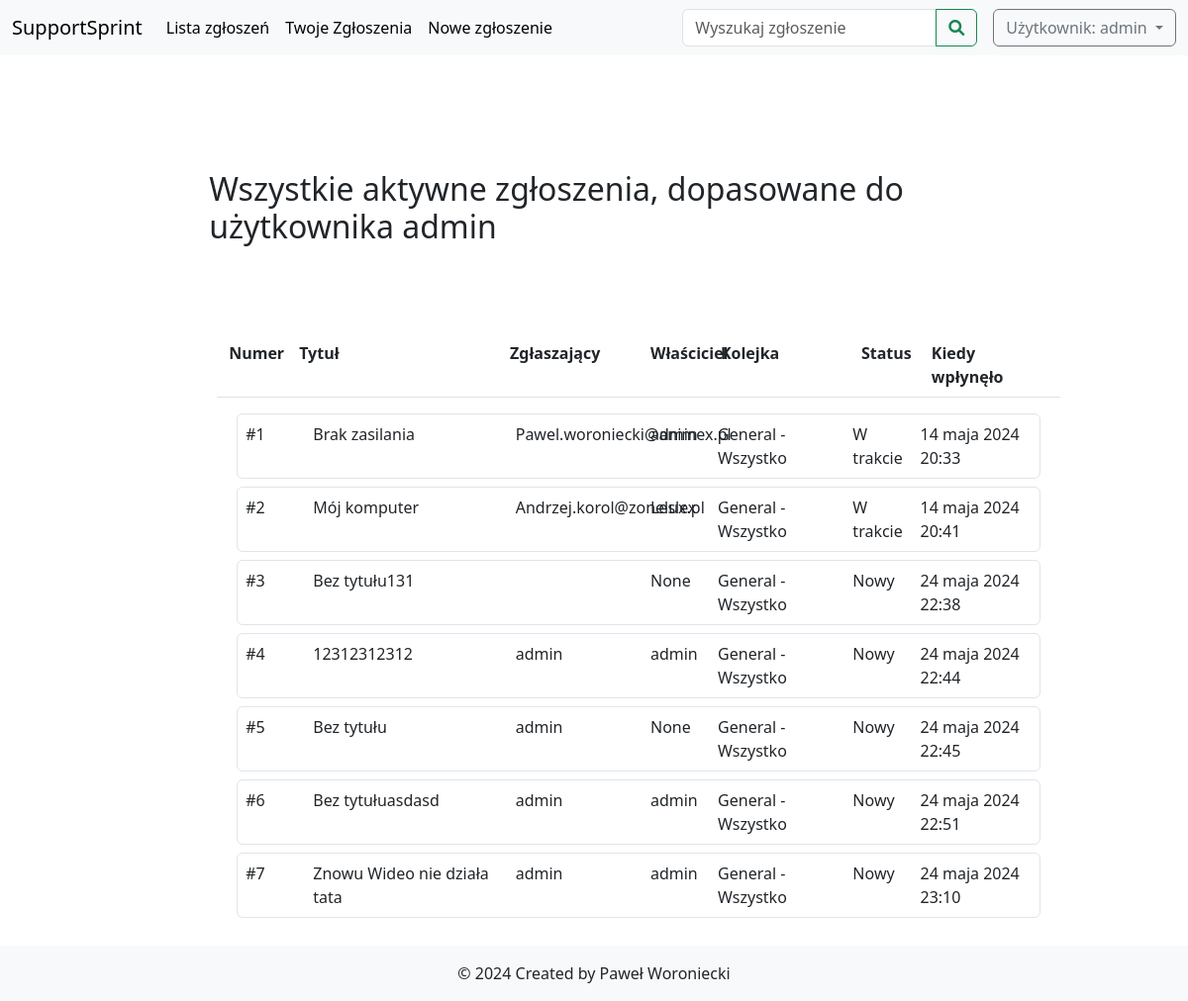
/tickets/ (signed in), run on an earlier commit of the app's database.
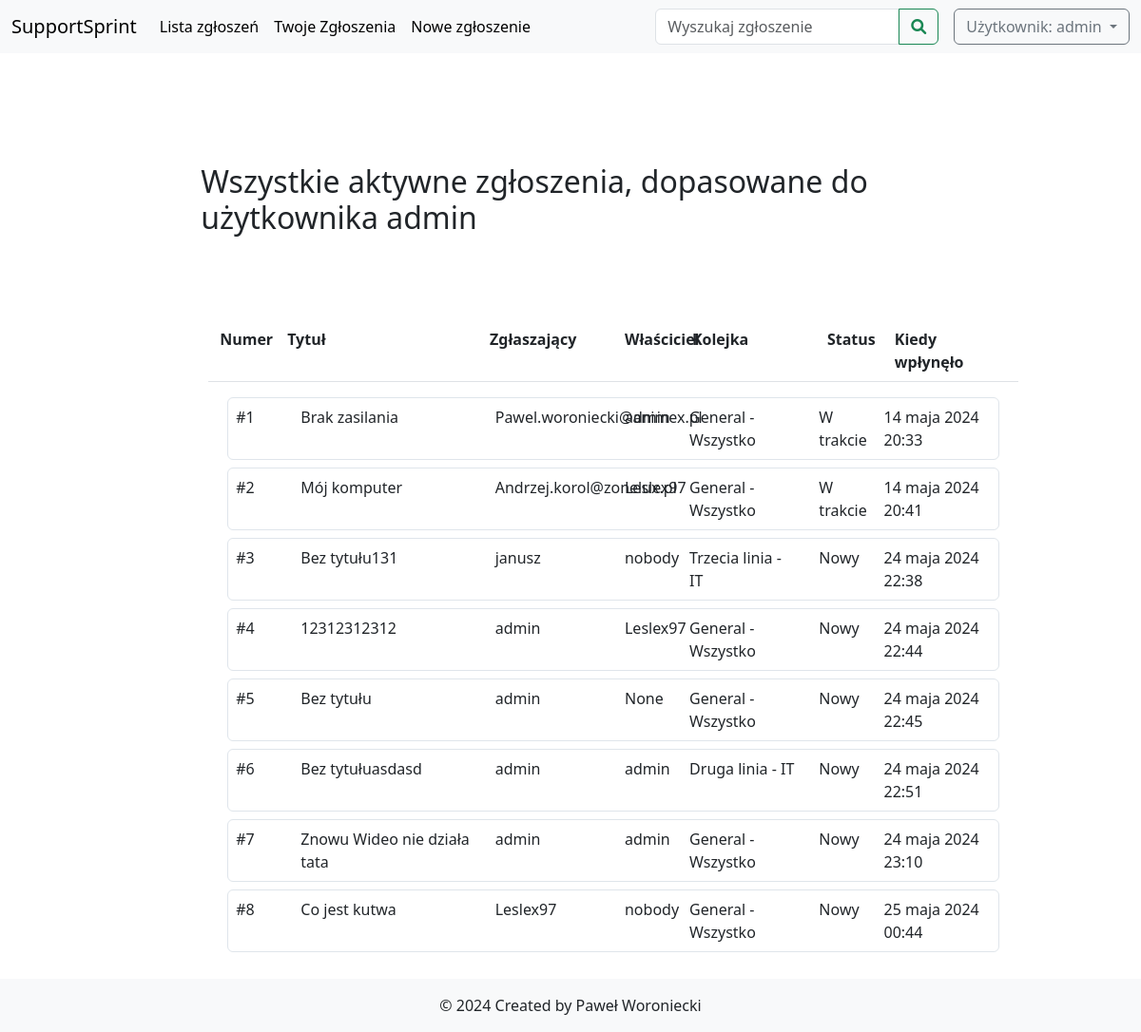
And on a later commit of the database.
### deskhelp/models.py (models this page shows, shortened)
class Ticket(models.Model):
    class Status(models.TextChoices):
        NOWY = 'Nowy', _('Nowy')
        W_TRAKCIE = 'W trakcie', _('W trakcie')
        ZAKONCZONY = 'Zakończony', _('Zakończony')
        ZAMKNIETY = 'Zamknięty', _('Zamknięty')
        ODRZUCONY = 'Odrzucony', _('Odrzucony')
        ZAMROZONY = 'Zamrożony', _('Zamrożony')
        NIEAKTYWNY = 'Nieaktywny', _('Nieaktywny')
    title = models.TextField(
        default='Bez tytułu',
        verbose_name='Tytuł zgłoszenia',
        null=False
    )
    reporter = models.CharField(
        max_length=50,
        verbose_name='Zgłaszający'
    )
    content = models.TextField(
        verbose_name='Treść',
        max_length=10000,
        null=False
    )
    owner = models.ForeignKey(
        User,
        blank=True,
        null=True,
        on_delete=models.CASCADE
    )
    status = models.CharField(
        max_length=20,
        choices=Status.choices,
        default=Status.NOWY
    )
    queue = models.ForeignKey(Queue,
                               on_delete=models.CASCADE,
                                 default=1,
                                 verbose_name='Kolejka')
    created_at = models.DateTimeField(auto_now_add=True)
    updated_at = models.DateTimeField(auto_now=True)

class Queue(models.Model):
    name = models.CharField(max_length=100)
    department = models.ForeignKey(Department, on_delete=models.CASCADE)
    users = models.ManyToManyField(User, related_name='queues')
    def __str__(self):
        return f"{self.name} - {self.department.name}"

class Department(models.Model):
    name = models.CharField(max_length=100)
    users = models.ForeignKey(User , on_delete=models.CASCADE, null=True)

### deskhelp/views.py (the view)
# urls.py: path('tickets/', ListTickets.as_view(), name='tickets'),
class ListTickets(
    FormView
):
    template_name = 'tickets.html'
    form_class = SearchForm
    success_url ='.'
    def get_context_data(self, **kwargs):
        context = super().get_context_data(**kwargs)
        context["user"] = self.request.user
        tickets = Ticket.objects.filter(
            status__in=[Ticket.Status.NOWY, Ticket.Status.W_TRAKCIE, Ticket.Status.ZAMROZONY]
        )
        for ticket in tickets:
            if len(ticket.title) > 40:
                ticket.truncated_title = ticket.title[:30] + "..."
            else:
                ticket.truncated_title = ticket.title
        context['tickets'] = tickets
        return context

### deskhelp/forms.py
class SearchForm(forms.Form):
    fraze = forms.CharField(
        required=False,
        strip=True,
        max_length=20,
        label = 'Wyszukiwanie')

### deskhelp/templates/tickets.html
{% extends 'desk_main.html' %}
{% block content %}
{% block headeer %}
<h2 class='h2  pb-5 mb-5'>Wszystkie aktywne zgłoszenia, dopasowane do użytkownika {{ user.username }} </h2>
{% endblock %}
<div class='  m-2'>
    <div class="container-fluid">
<div class="row fw-bold border-bottom pb-2 mb-3">
    <div class="col-md-1">Numer</div>
    <div class="col-md-3">Tytuł</div>
    <div class="col-md-2">Zgłaszający</div>
    <div class="col-md-1">Właściciel</div>
    <div class="col-md-2">Kolejka</div>
    <div class="col-md-1">Status</div>
    <div class="col-md-2">Kiedy wpłynęło</div>
</div>
        {% for ticket in tickets %}
        <div class='ticket border rounded mb-2 m-2 p-2' onclick="window.location.href='{% url 'ticket_details' ticket.id %}'">
            <div class="row">
                <div class="col-md-1">#{{ ticket.id }}</div>
                <div class="col-md-3">{{ ticket.truncated_title }}</div>
                <div class="col-md-2">{{ ticket.reporter }}</div>
                <div class="col-md-1">{{ ticket.owner }}</div>
                <div class="col-md-2">{{ ticket.queue }}</div>
                <div class="col-md-1">{{ ticket.status }}</div>
                <div class="col-md-2">{{ ticket.created_at }}</div>
            </div>
        </div>
        {% endfor %}
    </div>
</div>
{% endblock %}

### deskhelp/templates/desk_main.html (shortened to what this page needs)
{% extends 'base.html'%}
{% block search_form%}
<form
name="search_form"
method="post"
action="{% url 'search_tickets' %}"
class="d-flex ms-auto me-3"
>
<div class="input-group">
  <input
    class="form-control"
    type="text"
    name="fraze"
    placeholder="Wyszukaj zgłoszenie"
    aria-label="Search"
  />
  <button class="btn btn-outline-success" type="submit">
    <i class="fas fa-search"></i>
  </button>
</div>
</form>
{% endblock %}

### templates/base.html (shortened to what this page needs)
{% load static %}
<!DOCTYPE html>
<html lang="pl">
  <head>
    <link
      href="https://cdn.jsdelivr.net/npm/bootstrap@5.3.3/dist/css/bootstrap.min.css"
      rel="stylesheet"
    />
    <link
      href="https://cdnjs.cloudflare.com/ajax/libs/font-awesome/6.0.0-beta3/css/all.min.css"
      rel="stylesheet"
    />
    <link href="{% static 'css/style.css' %}" rel="stylesheet" />
  </head>
  <body>
    <nav class="navbar navbar-expand-lg navbar-light bg-light navbar-custom">
      <div class="container-fluid">
      <a class="navbar-brand" href="{% url 'home' %}">SupportSprint</a>
        <div class="collapse navbar-collapse" id="navbarSupportedContent">
          <ul class="navbar-nav me-auto mb-2 mb-lg-0">
    <li class="nav-item">
      <a
        class="nav-link active"
        aria-current="page"
        href="{% url 'tickets' %}"
        >Lista zgłoszeń</a
      >
    </li>
        <li class="nav-item">
      <a
        class="nav-link active"
        aria-current="page"
        href="{% url 'user_tickets' %}"
        >Twoje Zgłoszenia</a
      >
    </li>
    <li class="nav-item">
      <a
        class="nav-link active"
        aria-current="page"
        href="{% url 'create_ticket' %}"
        >Nowe zgłoszenie</a
      >
  </ul>
          {% block search_form%}
          {% endblock %}
          {% if user.is_authenticated %}
          <ul class="navbar-nav user-dropdown">
            <li class="nav-item dropdown">
              <button
                class="btn btn-outline-secondary dropdown-toggle"
                id="navbarDropdown"
                data-bs-toggle="dropdown"
                aria-expanded="false"
              >
                Użytkownik: {{ user.username }}
              </button>
            </li>
          </ul>
          {% endif %}
        </div>
      </div>
    </nav>
    <main class="content">
      <div class="container-fluid col-10 pt-5 mt-5">
        {% block content %}
        {% endblock %}
      </div>
    </main>
    <footer class="footer bg-light">
      &copy; 2024 Created by Paweł Woroniecki
    </footer>
  </body>
</html>

### static/css/style.css (style rules this page uses)
html, body { height: 100%; margin: 0; }
body { display: flex; flex-direction: column; }
.ticket { cursor: pointer; background-color: white ; border: 1px solid #dfe5eb !important; }
.content { flex: 1; }
.footer { text-align: center; padding: 1rem 0; font-size: 1rem; flex-shrink: 0; }
.content { margin-left: 90px; padding: 20px; }
.user-dropdown { right:5px !important; }

What changed in the data, as far as the page shows it:
changed Ticket "Mój komputer": owner "Leslex" → "Leslex97"
changed Ticket "Bez tytułu131": reporter (not shown) → "janusz"; owner "None" → "nobody"; queue "General - Wszystko" → "Trzecia linia - IT"
changed Ticket "24 maja 2024 22:44": owner "admin" → "Leslex97"
changed Ticket "Bez tytułuasdasd": queue "General - Wszystko" → "Druga linia - IT"
added Ticket: id "8", truncated_title "Co jest kutwa", reporter "Leslex97", owner "nobody", queue "General - Wszystko", status "Nowy", created_at "25 maja 2024 00:44"
